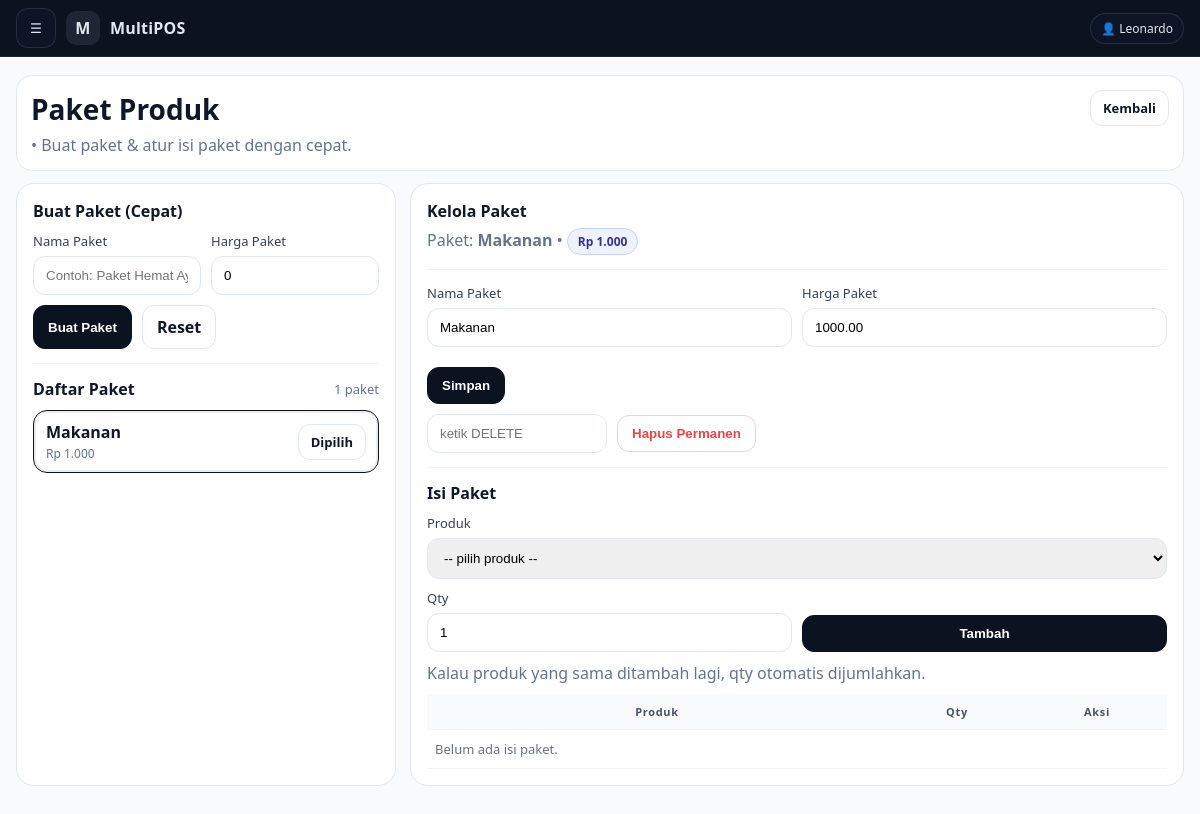
Screenshot of /advance/admin_paket_produk.php?pkg=5 (signed in) with the database file from the repository.
### tables this page shows
CREATE TABLE `product_packages` (
  `id` int(11) NOT NULL,
  `store_id` int(11) NOT NULL,
  `name` varchar(150) NOT NULL,
  `price` decimal(12,2) NOT NULL DEFAULT 0.00,
  `is_active` tinyint(1) NOT NULL DEFAULT 1,
  `created_at` datetime NOT NULL,
  `updated_at` datetime DEFAULT NULL
);

### advance/admin_paket_produk.php (the view, shortened to what this page needs)
<?php
require __DIR__ . '/../config/db.php';
$adminId=(int)auth_user()['id'];
$st = $pdo->prepare("SELECT id,name FROM stores WHERE owner_admin_id=? AND is_active=1 LIMIT 1");
$st->execute([$adminId]);
$store = $st->fetch(PDO::FETCH_ASSOC);
$storeId = (int)$store['id'];
try {
  $pdo->exec("
    CREATE TABLE IF NOT EXISTS product_packages (
      id INT AUTO_INCREMENT PRIMARY KEY,
      store_id INT NOT NULL,
      name VARCHAR(150) NOT NULL,
      price DECIMAL(12,2) NOT NULL DEFAULT 0,
      is_active TINYINT(1) NOT NULL DEFAULT 1,
      created_at DATETIME NOT NULL,
      updated_at DATETIME NULL,
      INDEX idx_store (store_id)
    ) ENGINE=InnoDB DEFAULT CHARSET=utf8mb4
  ");
  $pdo->exec("
    CREATE TABLE IF NOT EXISTS product_package_items (
      id INT AUTO_INCREMENT PRIMARY KEY,
      package_id INT NOT NULL,
      product_id INT NOT NULL,
      qty INT NOT NULL DEFAULT 1,
      created_at DATETIME NOT NULL,
      UNIQUE KEY uk_pkg_product (package_id, product_id),
      INDEX idx_pkg (package_id),
      INDEX idx_product (product_id)
    ) ENGINE=InnoDB DEFAULT CHARSET=utf8mb4
  ");
} catch (Throwable $e) {}
function pkg_of_store(PDO $pdo, int $pkgId, int $storeId): ?array {
  $q = $pdo->prepare("SELECT * FROM product_packages WHERE id=? AND store_id=? LIMIT 1");
  $q->execute([$pkgId,$storeId]);
  $r = $q->fetch(PDO::FETCH_ASSOC);
  return $r ?: null;
}
$selectedPkgId = (int)($_GET['pkg'] ?? 0);
$selectedPkg = $selectedPkgId ? pkg_of_store($pdo, $selectedPkgId, $storeId) : null;
$pkgsQ = $pdo->prepare("
  SELECT id,name,price,created_at
  FROM product_packages
  WHERE store_id=? AND is_active=1
  ORDER BY id DESC
  LIMIT 300
");
$pkgsQ->execute([$storeId]);
$packages = $pkgsQ->fetchAll(PDO::FETCH_ASSOC);
$items = [];
if ($selectedPkg) {
  $itQ = $pdo->prepare("
    SELECT i.id, i.qty, p.id AS product_id, p.name AS product_name, p.sku
    FROM product_package_items i
    JOIN products p ON p.id=i.product_id
    WHERE i.package_id=?
    ORDER BY p.name ASC
  ");
  $itQ->execute([$selectedPkgId]);
  $items = $itQ->fetchAll(PDO::FETCH_ASSOC);
}
require __DIR__ . '/../publik/partials/admin_layout_top.php';
?>
<div class="pkg-page">
  <div class="page-head">
    <div>
      <h1>Paket Produk</h1>
      <div class="subtitle"></b> • Buat paket & atur isi paket dengan cepat.</div>
    </div>
    <div>
      <a class="btn btn-outline btn-small" href="admin_menu_kategori.php">Kembali</a>
    </div>
  </div>
  <div class="grid">
    <div class="card">
      <div style="font-weight:900;font-size:16px;margin-bottom:10px;">Buat Paket (Cepat)</div>
      <form method="post" class="row">
        <div>
          <label>Nama Paket</label>
          <input name="name" placeholder="Contoh: Paket Hemat Ayam" required>
        </div>
        <div>
          <label>Harga Paket</label>
          <input type="number" step="0.01" min="0" name="price" value="0">
        </div>
        <div style="grid-column:1/-1;display:flex;gap:10px;flex-wrap:wrap;">
          <button class="btn" type="submit">Buat Paket</button>
          <a class="btn btn-outline" href="admin_paket_produk.php">Reset</a>
        </div>
      </form>
      <hr class="hr">
      <div style="display:flex;justify-content:space-between;align-items:center;gap:10px;flex-wrap:wrap;">
        <div style="font-weight:900;font-size:16px;">Daftar Paket</div>
        <div class="muted" style="font-size:13px;"><?= count($packages) ?> paket</div>
      </div>
      <?php if(!$packages): ?>
        <div class="muted" style="margin-top:10px;">Belum ada paket.</div>
      <?php else: ?>
        <div class="pkglist">
          <?php foreach($packages as $p): ?>
            <?php $isSel = $selectedPkg && ((int)$selectedPkg['id'] === (int)$p['id']); ?>
            <div class="pkgitem <?= $isSel ? 'active' : '' ?>">
              <div style="min-width:0;">
                <div class="pkgname" style="white-space:nowrap;overflow:hidden;text-overflow:ellipsis;">
                  <?= htmlspecialchars((string)$p['name']) ?>
                </div>
                <div class="pkgmeta"><span class="money">Rp <?= number_format((float)$p['price'], 0, ',', '.') ?></span></div>
              </div>
              <div>
                <a class="btn btn-outline btn-small" href="admin_paket_produk.php?pkg=<?= (int)$p['id'] ?>">
                  <?= $isSel ? 'Dipilih' : 'Pilih' ?>
                </a>
              </div>
            </div>
          <?php endforeach; ?>
        </div>
      <?php endif; ?>
    </div>
    <div class="card">
      <?php if(!$selectedPkg): ?>
        <div style="font-weight:900;font-size:16px;margin-bottom:6px;">Kelola Paket</div>
        <div class="muted">Pilih paket untuk mengatur harga dan isi paket.</div>
      <?php else: ?>
        <div style="font-weight:900;font-size:16px;">Kelola Paket</div>
        <div class="muted" style="margin-top:6px;">
          Paket: <b><?= htmlspecialchars((string)$selectedPkg['name']) ?></b>
          • <span class="pill money">Rp <?= number_format((float)$selectedPkg['price'],0,',','.') ?></span>
        </div>
        <hr class="hr">
        <form method="post" class="row">
          <div>
            <label>Nama Paket</label>
            <input name="name" required value="<?= htmlspecialchars((string)$selectedPkg['name']) ?>">
          </div>
          <div>
            <label>Harga Paket</label>
            <input type="number" step="0.01" min="0" name="price" value="<?= htmlspecialchars((string)$selectedPkg['price']) ?>">
          </div>
          <div class="actions-bar" style="grid-column:1/-1;">
            <button class="btn" type="submit">Simpan</button>
          </div>
        </form>
        <form method="post" class="delete-box" style="margin-top:10px;"
          onsubmit="return confirm('Hapus paket ini PERMANEN? Isi paket juga ikut terhapus.');">
          <input type="text" name="confirm_delete" placeholder="ketik DELETE" required style="max-width:180px;">
          <button class="btn btn-danger" type="submit">Hapus Permanen</button>
        </form>
        <hr class="hr">
        <div style="font-weight:900;font-size:16px;margin-bottom:10px;">Isi Paket</div>
        <form method="post" class="row" style="align-items:end;">
          <div style="grid-column:1/-1;">
            <label>Produk</label>
            <select name="product_id" required>
              <option value="0">-- pilih produk --</option>
            </select>
          </div>
          <div>
            <label>Qty</label>
            <input type="number" name="qty" min="1" step="1" value="1">
          </div>
          <div style="display:flex;gap:10px;flex-wrap:wrap;">
            <button class="btn" type="submit" style="width:100%;">Tambah</button>
          </div>
          <div style="grid-column:1/-1;" class="muted">
            Kalau produk yang sama ditambah lagi, qty otomatis dijumlahkan.
          </div>
        </form>
        <div class="table-wrap">
          <table class="resp">
            <thead>
              <tr>
                <th>Produk</th>
                <th style="width:140px;">Qty</th>
                <th style="width:140px;">Aksi</th>
              </tr>
            </thead>
            <tbody>
              <?php if(!$items): ?>
                <tr><td colspan="3" class="muted">Belum ada isi paket.</td></tr>
              <?php endif; ?>
            </tbody>
          </table>
        </div>
      <?php endif; ?>
    </div>
  </div>
</div>
<?php require __DIR__ . '/../publik/partials/admin_layout_bottom.php'; ?>

### publik/partials/admin_layout_top.php (style rules this page uses)
:root { --bg:#0b1220; --panel:#0f172a; --panel2:#111c34; --text:#e2e8f0; --muted:#94a3b8; --card:#ffffff; --border:#e2e8f0; --content-bg:#f8fafc; --accent:#2563eb; --danger:#ef4444; }
* { box-sizing:border-box }
html,body { height:100% }
body { margin:0; font-family: ui-sans-serif, system-ui, -apple-system, Segoe UI, Roboto, Helvetica, Arial, "Apple Color Emoji","Segoe UI Emoji"; background: var(--content-bg); color:#0f172a; }
a { color:inherit }
.muted { color:var(--muted) }

### advance/admin_paket_produk.php (style rules this page uses)
.pkg-page { max-width:1200px; }
.pkg-page .muted { color:#64748b }
.pkg-page .page-head { background:#fff;border:1px solid #e2e8f0;border-radius:16px;padding:14px; display:flex;align-items:flex-start;justify-content:space-between;gap:12px;flex-wrap:wrap;margin-bottom:12px; }
.pkg-page .page-head h1 { margin:0;font-size:28px;color:#0f172a }
.pkg-page .subtitle { margin:6px 0 0;color:#64748b }
.pkg-page .grid { display:grid;grid-template-columns:380px 1fr;gap:14px }
.pkg-page .card { background:#fff;border:1px solid #e2e8f0;border-radius:18px;padding:16px; }
.pkg-page label { font-size:13px;color:#334155;display:block;margin:0 0 6px }
.pkg-page input,.pkg-page select { padding:11px 12px;border-radius:12px;border:1px solid #e2e8f0;width:100% }
.pkg-page .btn { padding:10px 14px;border-radius:12px;border:1px solid #0b1220;background:#0b1220; color:#fff;font-weight:800;cursor:pointer;text-decoration:none;display:inline-flex;align-items:center;justify-content:center;gap:8px; }
.pkg-page .btn-outline { border:1px solid #e2e8f0;background:#fff;color:#0f172a }
.pkg-page .btn-danger { border:1px solid #fecaca;background:#fff;color:#ef4444;font-weight:900 }
.pkg-page .btn-small { padding:8px 12px;border-radius:12px;font-size:13px }
.pkg-page .row { display:grid;grid-template-columns:1fr 1fr;gap:10px }
.pkg-page .hr { border:none;border-top:1px solid #f1f5f9;margin:14px 0 }
.pkg-page .pkglist { display:flex;flex-direction:column;gap:8px;margin-top:10px }
.pkg-page .pkgitem { border:1px solid #e2e8f0;border-radius:14px;padding:10px 12px; display:flex;justify-content:space-between;align-items:center;gap:10px; }
.pkg-page .pkgitem.active { border-color:#0b1220; box-shadow:0 0 0 2px rgba(11,18,32,.08) inset; }
.pkg-page .pkgname { font-weight:900 }
.pkg-page .pkgmeta { font-size:12px;color:#64748b;margin-top:2px }
.pkg-page .money { white-space:nowrap }
.pkg-page .pill { display:inline-block;padding:4px 10px;border-radius:999px;font-size:12px;background:#eef2ff;color:#3730a3;font-weight:900;border:1px solid #c7d2fe;white-space:nowrap }
.pkg-page table { width:100%;border-collapse:collapse;margin-top:10px }
.pkg-page th,.pkg-page td { border-bottom:1px solid #f1f5f9;padding:10px 8px;font-size:13px;vertical-align:top }
.pkg-page th { background:#f8fafc;color:#475569;font-weight:900;font-size:11px;letter-spacing:.06em }
.pkg-page .table-wrap { overflow-x:auto;-webkit-overflow-scrolling:touch }
.pkg-page .actions-bar { display:flex;gap:10px;flex-wrap:wrap;align-items:center;margin-top:10px }
.pkg-page .delete-box { display:flex;gap:10px;flex-wrap:wrap;align-items:center }

### rows the page displays
product_packages: name "Makanan", price "1.000", shows "Dipilih", price "1000.00"

### other values shown
mb_substr((string)$appName, 0, 1) "M"
$appName "MultiPOS"
$userName "Leonardo"
count($packages) "1"
